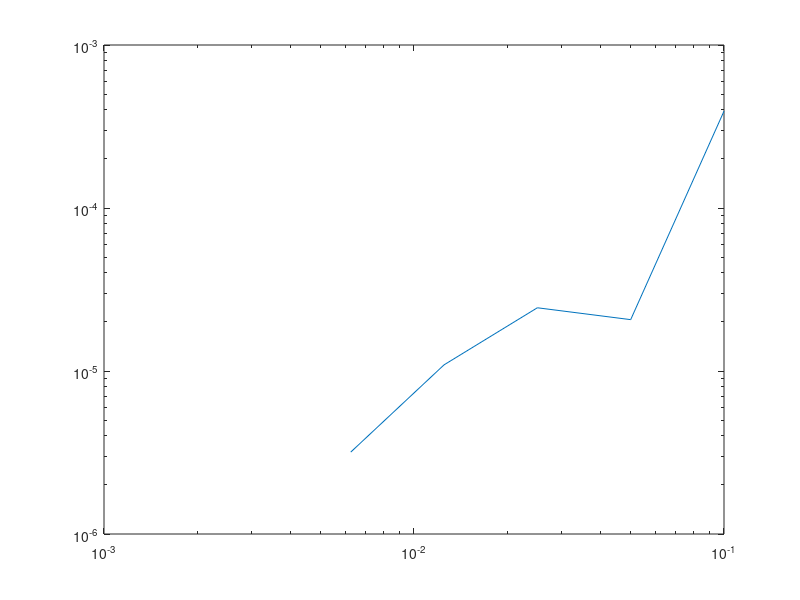

MATLAB code for this plot:
clc;
close all;
clear all;

dt_1_norm = 0.000392827;
dt_05_norm = 2.06577e-5;
dt_0250_norm = 2.44297e-5;
dt_0125_norm = 1.09065e-5;
dt_00625_norm = 3.17913e-6;

norms = [dt_1_norm, dt_05_norm, dt_0250_norm, dt_0125_norm, dt_00625_norm];
k = 1:length(norms);
fit1 = polyfit(k, log2(norms), 1);

times = [0.1, 0.05, 0.0250, 0.0125, 0.00625];
figure;
loglog(times, norms)